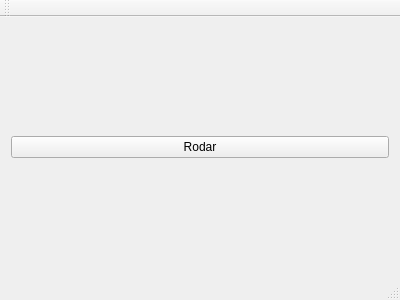
<?xml version="1.0" encoding="UTF-8"?>
<ui version="4.0">
 <class>MainWindow</class>
 <widget class="QMainWindow" name="MainWindow">
  <property name="geometry">
   <rect>
    <x>0</x>
    <y>0</y>
    <width>400</width>
    <height>300</height>
   </rect>
  </property>
  <property name="windowTitle">
   <string>MainWindow</string>
  </property>
  <widget class="QWidget" name="centralWidget">
   <layout class="QVBoxLayout" name="verticalLayout">
    <item>
     <widget class="QPushButton" name="PBStart">
      <property name="text">
       <string>Rodar</string>
      </property>
      <property name="checkable">
       <bool>true</bool>
      </property>
     </widget>
    </item>
   </layout>
  </widget>
  <widget class="QMenuBar" name="menuBar">
   <property name="geometry">
    <rect>
     <x>0</x>
     <y>0</y>
     <width>400</width>
     <height>25</height>
    </rect>
   </property>
  </widget>
  <widget class="QToolBar" name="mainToolBar">
   <attribute name="toolBarArea">
    <enum>TopToolBarArea</enum>
   </attribute>
   <attribute name="toolBarBreak">
    <bool>false</bool>
   </attribute>
  </widget>
  <widget class="QStatusBar" name="statusBar"/>
 </widget>
 <layoutdefault spacing="6" margin="11"/>
 <resources/>
 <connections/>
</ui>
